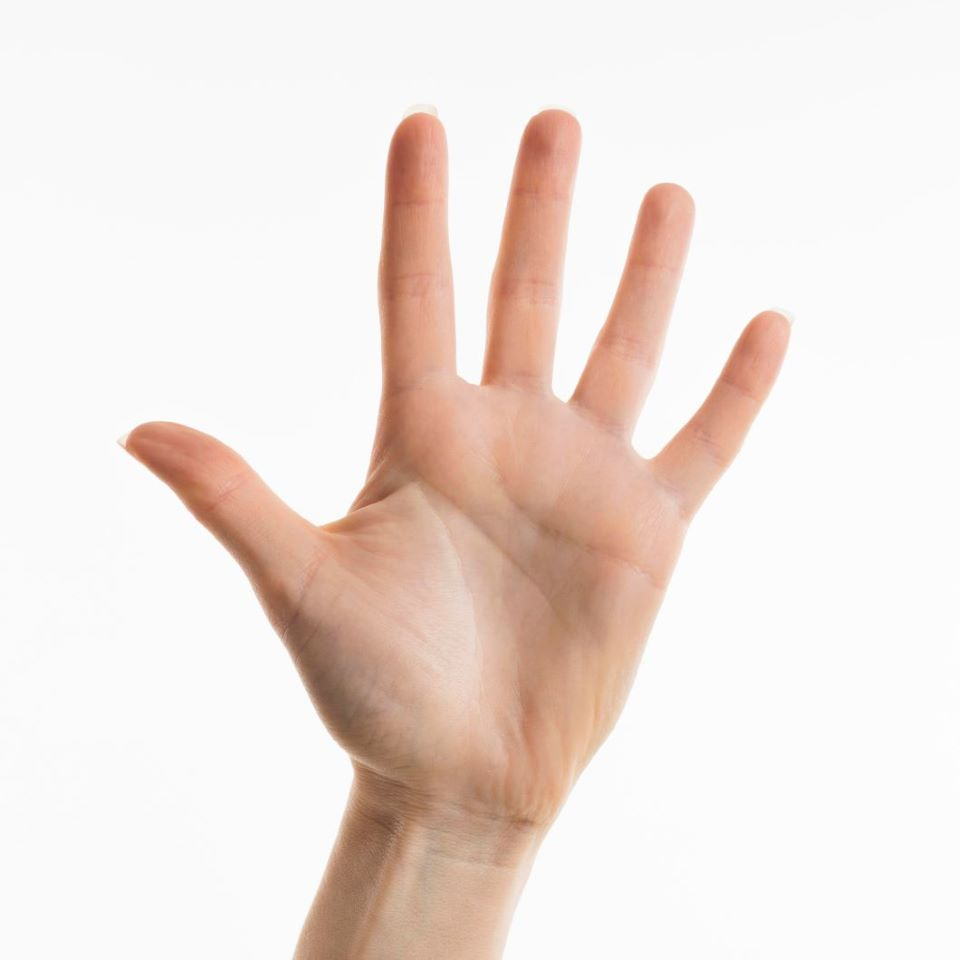
#> input picture images/hand.jpg, 960 x 960 px
$ jupyter execute gesture-recognition.ipynb
#> lines starting #> are read from the running program, lines starting #| are printed output that depends on the picture; after the words box and inside, x2 and y2 are one past the last pixel; in counts of white or black regions, pixels touching at a corner belong together
# Gesture Recognition

[cell 1]
import cv2 as cv
import numpy as np
import matplotlib.pyplot as plt

[cell 2]
# load image
image = cv.imread("../images/hand.jpg")
#> image is the input picture: shape (960, 960, 3); mean B, G, R 220.9, 226.9, 239.2
image = cv.cvtColor(image,cv.COLOR_BGR2RGB)
# convert to gray and apply blur
gray = cv.cvtColor(image,cv.COLOR_RGB2GRAY)
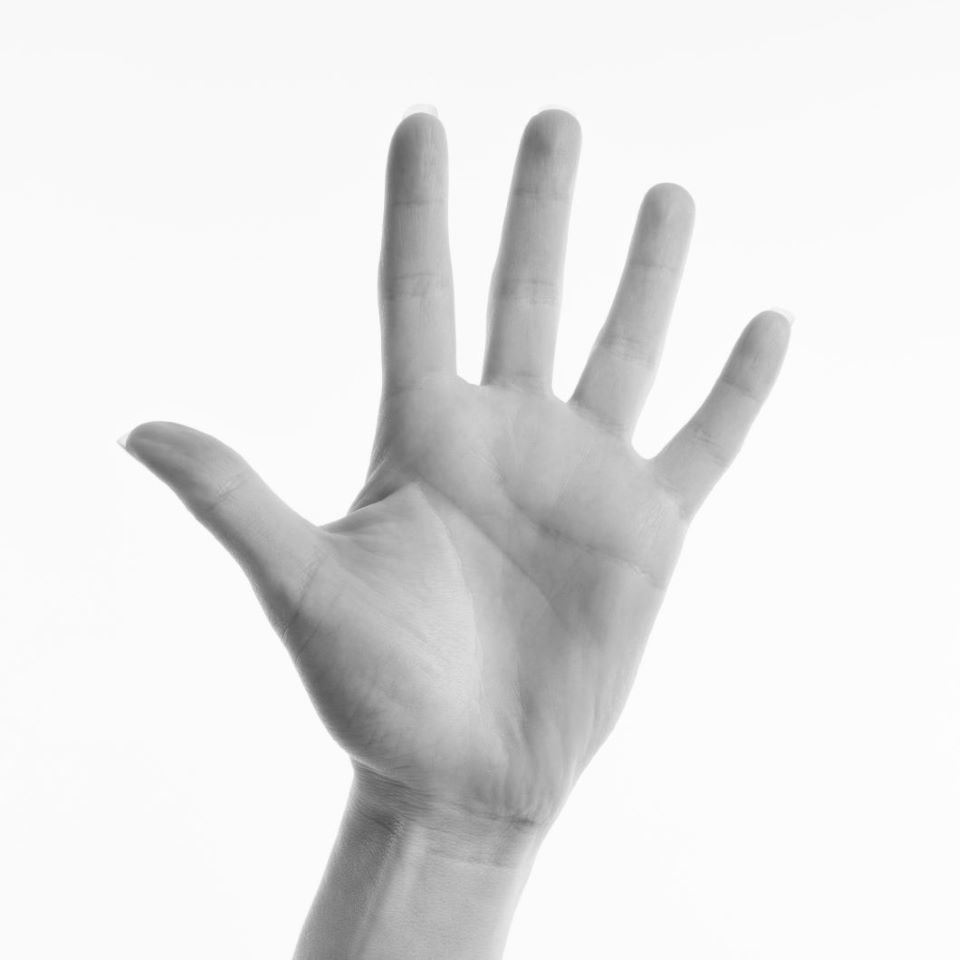
#> gray: shape (960, 960); min 81, max 255, mean 229.9
blur = cv.GaussianBlur(gray,(7,7),0)

# apply threshhold and find contours
_,thresh = cv.threshold(blur,220,255,cv.THRESH_BINARY)
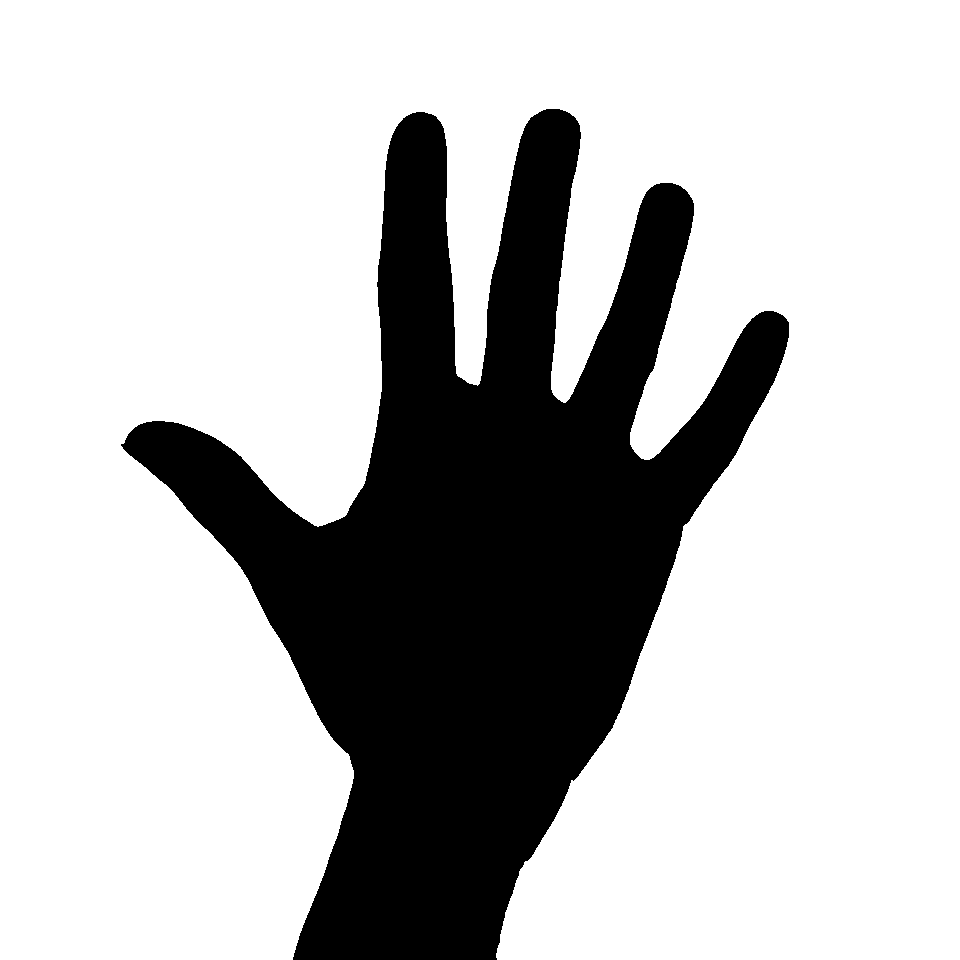
#> thresh: shape (960, 960); 74.5% white; 1 black region
contours, _ = cv.findContours(thresh, cv.RETR_TREE, cv.CHAIN_APPROX_SIMPLE)
#> contours = 1 contour; box (x1, y1, x2, y2) and area: (0, 0, 960, 960) 683210
contour = max(contours, key=lambda x: cv.contourArea(x))
#> contour = contour of 1681 points, box (x1, y1, x2, y2) (0, 0, 960, 960), area 683210
hull = [cv.convexHull(c) for c in contours]
#> hull = [[[959, 0], [959, 959], [0, 959], [0, 0]]]

# draw contours
new_img = np.ones(np.shape(thresh))
cv.drawContours(new_img,contours,-1,(0,255,0),2)
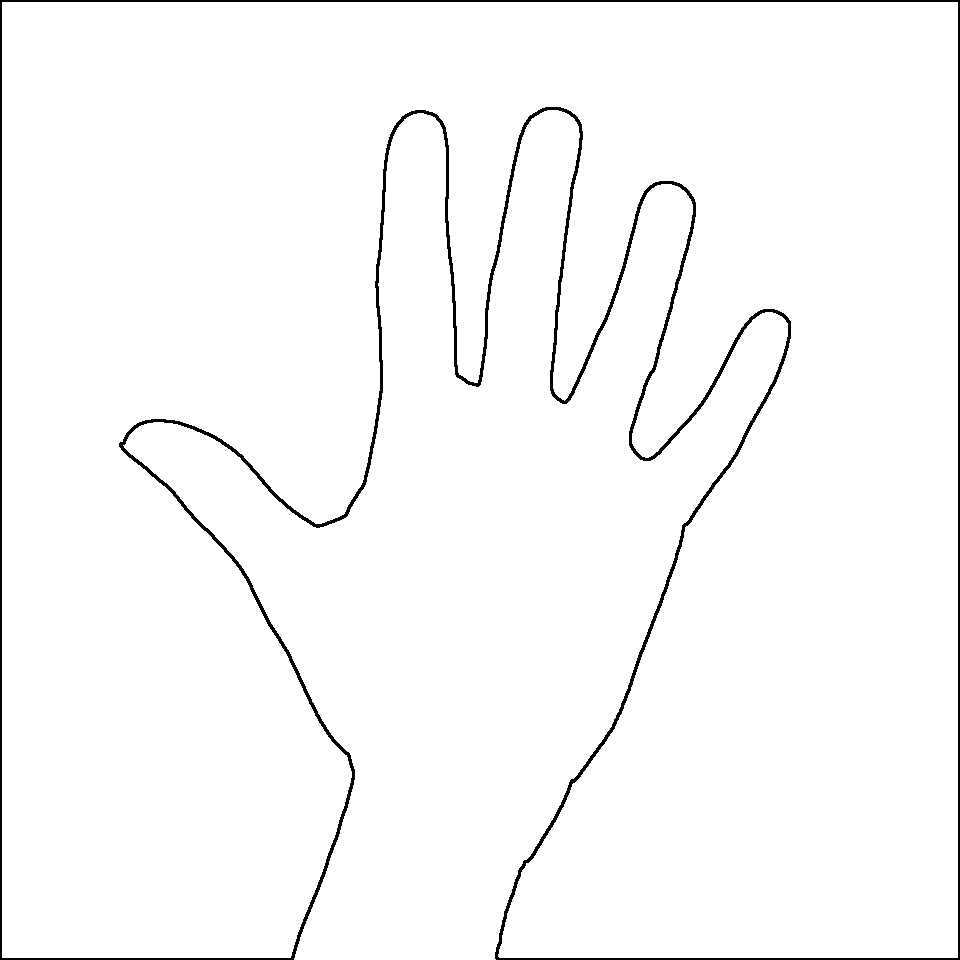
#> new_img: shape (960, 960) float64; values 0 (black) and 1 (white), 97.8% white; 1 black region, box (x1, y1, x2, y2) and area: (0, 0, 960, 960) 19989
cv.drawContours(image,contours,-1,(0,255,0),2)
cv.drawContours(image,hull,-1,(255,255,0),2)
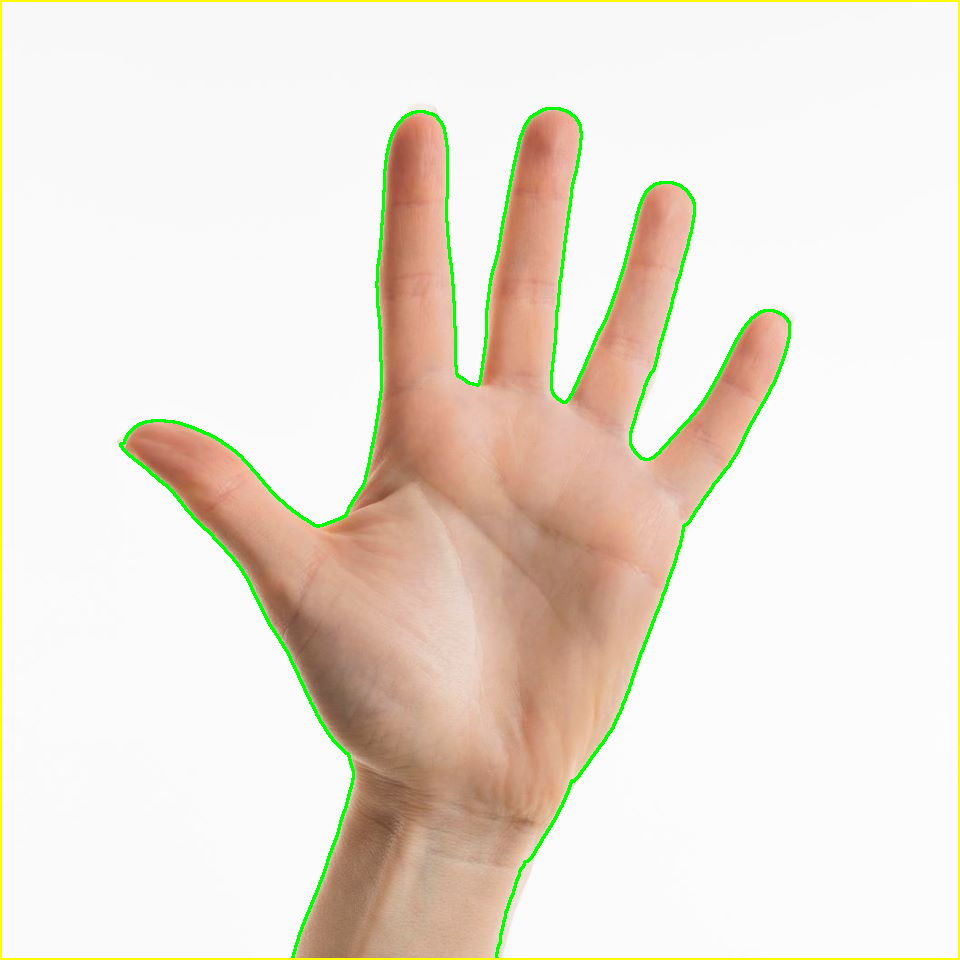
#> image: shape (960, 960, 3); mean R, G, B 235.9, 227.5, 216
try:
    defects = cv.convexityDefects(contour,hull)
except:
    pass

# display image
fig = plt.figure(figsize=(30,30))

fig.add_subplot(4,1,1)
plt.title("original")
plt.imshow(image)
plt.title("original")

fig.add_subplot(4,1,2)
plt.imshow(gray,cmap = 'gray')
plt.title("grayscale")

fig.add_subplot(4,1,3)
plt.imshow(thresh , cmap = 'gray')
plt.title("threshold")

fig.add_subplot(4,1,4)
plt.imshow(new_img , cmap = 'gray')
plt.title("new image")
